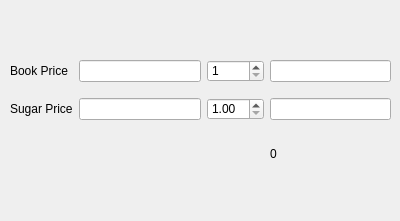
<?xml version="1.0" encoding="UTF-8"?>
<ui version="4.0">
 <class>Dialog</class>
 <widget class="QDialog" name="Dialog">
  <property name="geometry">
   <rect>
    <x>0</x>
    <y>0</y>
    <width>400</width>
    <height>221</height>
   </rect>
  </property>
  <property name="windowTitle">
   <string>Dialog</string>
  </property>
  <widget class="QWidget" name="gridLayoutWidget">
   <property name="geometry">
    <rect>
     <x>10</x>
     <y>60</y>
     <width>381</width>
     <height>121</height>
    </rect>
   </property>
   <layout class="QGridLayout" name="gridLayout">
    <item row="0" column="1">
     <widget class="QLineEdit" name="BookPrice">
      <property name="styleSheet">
       <string notr="true">color: rgb(0, 0, 0);</string>
      </property>
     </widget>
    </item>
    <item row="0" column="2">
     <widget class="QSpinBox" name="spinBoxBook">
      <property name="styleSheet">
       <string notr="true">color: rgb(0, 0, 0);</string>
      </property>
      <property name="minimum">
       <number>1</number>
      </property>
     </widget>
    </item>
    <item row="1" column="1">
     <spacer name="verticalSpacer">
      <property name="orientation">
       <enum>Qt::Vertical</enum>
      </property>
      <property name="sizeType">
       <enum>QSizePolicy::Fixed</enum>
      </property>
      <property name="sizeHint" stdset="0">
       <size>
        <width>20</width>
        <height>10</height>
       </size>
      </property>
     </spacer>
    </item>
    <item row="2" column="3">
     <widget class="QLineEdit" name="amountSugar">
      <property name="styleSheet">
       <string notr="true">color: rgb(0, 0, 0);</string>
      </property>
     </widget>
    </item>
    <item row="2" column="1">
     <widget class="QLineEdit" name="SugarPrice">
      <property name="styleSheet">
       <string notr="true">color: rgb(0, 0, 0);</string>
      </property>
     </widget>
    </item>
    <item row="0" column="3">
     <widget class="QLineEdit" name="amountBook">
      <property name="styleSheet">
       <string notr="true">color: rgb(0, 0, 0);</string>
      </property>
     </widget>
    </item>
    <item row="2" column="2">
     <widget class="QDoubleSpinBox" name="spinBoxSugar">
      <property name="styleSheet">
       <string notr="true">color: rgb(0, 0, 0);</string>
      </property>
      <property name="minimum">
       <double>1.000000000000000</double>
      </property>
     </widget>
    </item>
    <item row="3" column="3">
     <widget class="QLabel" name="total">
      <property name="text">
       <string>0</string>
      </property>
     </widget>
    </item>
    <item row="0" column="0">
     <widget class="QLabel" name="label_2">
      <property name="text">
       <string>Book Price</string>
      </property>
     </widget>
    </item>
    <item row="2" column="0">
     <widget class="QLabel" name="label_3">
      <property name="text">
       <string>Sugar Price</string>
      </property>
     </widget>
    </item>
   </layout>
  </widget>
 </widget>
 <resources/>
 <connections/>
</ui>
